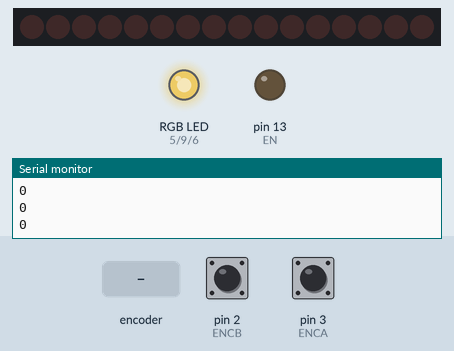
Bench run of a sketch on a simulated Arduino Uno, built with avr-gcc and run on an emulated ATmega328P. Parts: 16 shift-register outputs drawn as a row of LEDs (first output left, lit = HIGH), an RGB LED mixed from three pins (HIGH = lit), output pins drawn as LEDs (lit = HIGH), the last lines printed to the serial monitor. Wiring (inferred from the names in the program): 2 × shift register (74HC595): data pin 8; shift clock pin 11; latch pin 12; MR pin 10. Wiring (inferred from the signals the program sends): row of LEDs: on Q0, Q1, Q2, Q3, Q4, Q5, Q6, Q7, Q8, Q9, Q10, Q11, Q12, Q13, Q14, Q15. The test bench sets the inputs (shaded band); at power-on: pin 2 (ENCB) HIGH, pin 3 (ENCA) HIGH. Dim RGB values are drawn brighter than linear; pins used as bus, display or sensor lines are not drawn.

Above: at 1.2 s.
1.3 s: rotary encoder on pin 3 (ENCA) / pin 2 (ENCB) turned 3 steps (first pin leading)
At 1.68 s:
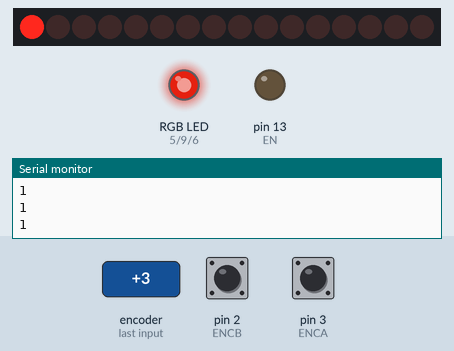
3.9 s: rotary encoder on pin 3 (ENCA) / pin 2 (ENCB) turned 3 steps (first pin leading)
At 4.13 s:
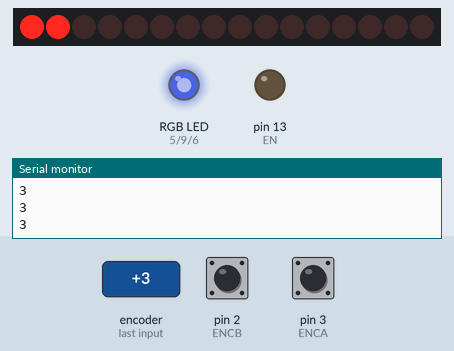
6.3 s: rotary encoder on pin 3 (ENCA) / pin 2 (ENCB) turned 3 steps (first pin leading)
At 6.57 s:
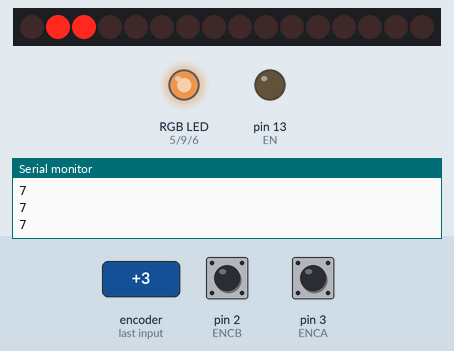
8.8 s: rotary encoder on pin 3 (ENCA) / pin 2 (ENCB) turned 3 steps (first pin leading)
At 9.02 s:
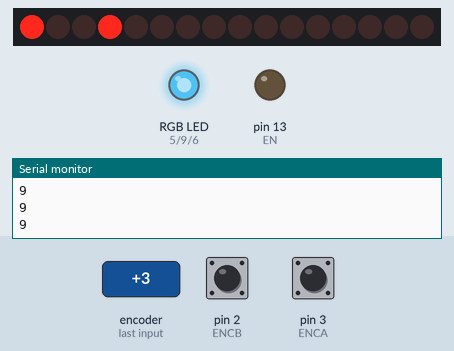
11.2 s: rotary encoder on pin 3 (ENCA) / pin 2 (ENCB) turned 3 steps (first pin leading)
At 11.47 s:
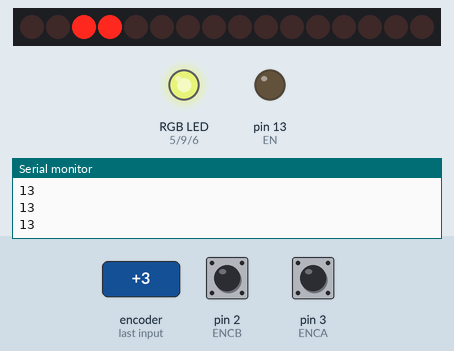
13.7 s: rotary encoder on pin 3 (ENCA) / pin 2 (ENCB) turned 3 steps (first pin leading)
At 13.93 s:
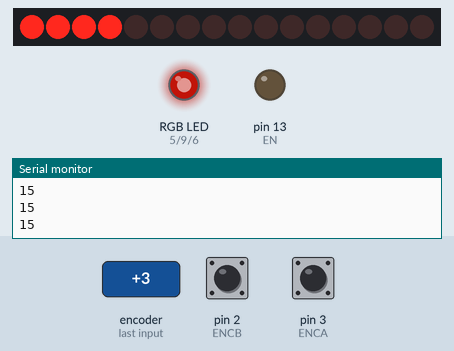
Timing chart, 0 to 22.6 s (numbered marks = the images above; inputs shaded):
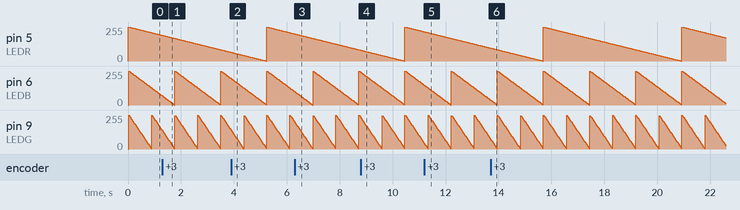

The sketch:

rotary_encoder_ring.ino
```cpp
/* PINOUTS */

// encoder with RGB LED
const int ENCB = 2; // INT 0
const int ENCA = 3; // INT 1
const int LEDR = 5; // PWM enabled LED driver
const int LEDB = 6; // PWM enabled LED driver
const int LEDG = 9; // PWM enabled LED driver
const int SW = 7;

// ring led shift register
const int DAT = 8;
const int CLR = 10;
const int CLK = 11;
const int LATCH = 12;
const int EN = 13;

// globals
//int switchValue = 0;

enum ledCounter {RED = 0, BLUE = 1, GREEN = 2, NONE = 3};
byte ledValue[3] = {255, 255, 255};
byte ledPins[3] = {LEDR, LEDB, LEDG};


volatile int lastEncoded = 0;
volatile long encoderValue = 0;

long lastencoderValue = 0;

int lastMSB = 0;
int lastLSB = 0;


void setup() {
  Serial.begin(9600); // debugger

  // encoder
  pinMode(ENCA, INPUT);
  digitalWrite(ENCA, HIGH); // pull up input
  pinMode(ENCB, INPUT);
  digitalWrite(ENCB, HIGH);

  noInterrupts(); // let setup finish before firing interrupts
  attachInterrupt(0, readEncoder, CHANGE);
  attachInterrupt(1, readEncoder, CHANGE);

  // encoder RGB
  pinMode(LEDR, OUTPUT);
  analogWrite(LEDR, ledValue[RED]);
  pinMode(LEDG, OUTPUT);
  analogWrite(LEDR, ledValue[GREEN]);
  pinMode(LEDB, OUTPUT);
  analogWrite(LEDR, ledValue[BLUE]);

  // encoder SW
  pinMode(SW, INPUT);
  digitalWrite(SW, LOW); // disable internal pull-up

  // setup ring led shift register
  pinMode(EN, OUTPUT); // stays low to enable outputs
  digitalWrite(EN, LOW);
  pinMode(LATCH, OUTPUT);
  digitalWrite(LATCH, LOW);
  pinMode(CLK, OUTPUT);
  digitalWrite(CLK, LOW);
  pinMode(CLR, OUTPUT);
  digitalWrite(CLR, HIGH); // disable master clear
  pinMode(DAT, OUTPUT);
  digitalWrite(DAT, LOW); // set ser low

  // turn off ring led
  writeToShiftRegister(0x0000);

  // listen for changes on encoder
  interrupts();
}

void loop() {
  /*
  int newSwitchValue = digitalRead(SW);
  if (switchValue != newSwitchValue) {
    switchValue = newSwitchValue;

    if (switchValue)
      shiftOut16(0xffff);
    else
      shiftOut16(0x0000);
  }
  */


   Serial.println(-1 * (encoderValue / 4));
  delay(20); //just here to slow down the output, and show it will work  even during a delay


  uint16_t ledRingValue = -1 * (encoderValue / 4);
  writeToShiftRegister(ledRingValue);


  // update LED states
  analogWrite(LEDR, ledValue[0]); // r
  analogWrite(LEDB, ledValue[1]); // b
  analogWrite(LEDG, ledValue[2]); // g
  ledValue[0] = ledValue[0] - 1;
  ledValue[1] = ledValue[1] - 3;
  ledValue[2] = ledValue[2] - 6;


  /*
  // animate the ring
  for(uint16_t i = 0; i < 65,535; ) {
    writeToShiftRegister(i);
    delay(500);
    i = (i << 1) + 1; // moved LED over by 1
  }
  */
}

/* Write output to shift registers driving LED ring */
void writeToShiftRegister(uint16_t data) {
  digitalWrite(LATCH, LOW);

  // Sending to two shift registers, need to break into parts
  byte datamsb;
  byte datalsb;

  // Isolate the MSB and LSB
  datamsb = (data&0xFF00)>>8;  // mask out the MSB and shift it right 8 bits
  datalsb = data & 0xFF;  // Mask out the LSB

  // First shift out the MSB, MSB first.
  shiftOut(DAT, CLK, MSBFIRST, datamsb);
  // Then shift out the LSB
  shiftOut(DAT, CLK, MSBFIRST, datalsb);

  digitalWrite(LATCH, HIGH);
}

// called whenever A or B pins (INT0 or INT1) are toggled
void readEncoder() {
  int MSB = digitalRead(ENCB); //MSB = most significant bit
  int LSB = digitalRead(ENCA); //LSB = least significant bit

  int encoded = (MSB << 1) |LSB; //converting the 2 pin value to single number
  int sum  = (lastEncoded << 2) | encoded; //adding it to the previous encoded value

  if(sum == 0b1101 || sum == 0b0100 || sum == 0b0010 || sum == 0b1011) encoderValue ++;
  if(sum == 0b1110 || sum == 0b0111 || sum == 0b0001 || sum == 0b1000) encoderValue --;

  lastEncoded = encoded; //store this value for next time
}
```

Measured:
- by itself, pin 5 (LEDR): ramps from 255/255 to 0/255 and jumps back, once every 5.2 s
- by itself, pin 6 (LEDB): ramps from 255/255 to 0/255 and jumps back, once every 1.7 s
- by itself, pin 9 (LEDG): ramps from 255/255 to 1/255 and jumps back, once every 0.88 s
